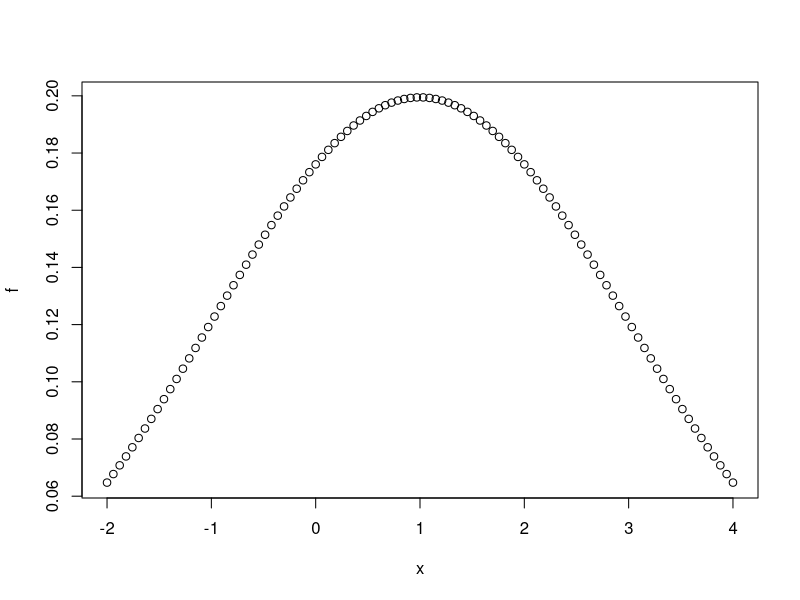
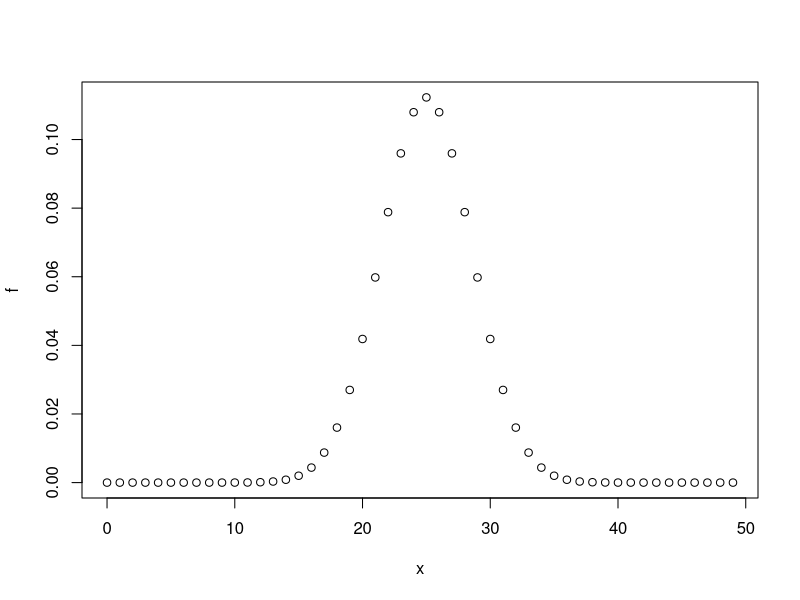

Source code (R) for these figures, in order:


#Ejercicio 1

nombre <- "Manuel peiró Agulló"
estatura <- 1.96
num_leng <- "C, C++, Java, SQL"
fumador <- FALSE

class(nombre)
class(estatura)
class(num_leng)
class(fumador)
#--------------------------------------------------

#Ejercicio 2

numeros <- c(0:29)
numeros_condicion <- c((pares_buenos <- (pares <- numeros[(numeros %% 2 == 0)])[(pares <- numeros[(numeros %% 2 == 0)]) < 10]), (impares_buenos <- (impares <- numeros[(!numeros %% 2 == 0)])[(impares <- numeros[(!numeros %% 2 == 0)]) > 20]))

#---------------------------------------------------

#Ejercicio 3

progresion <- c((2*3)^(a <- c(0:10)))
indice <- progresion[(progresion %% 9 == 0)]
indices_condicion <- which((indice <- progresion[(progresion %% 9 == 0)]) < 100)

#------------------------------------------------------------

#Ejercicio 4

#a)
x <- seq(-2, 4, length.out = 100)
f <- dnorm(x, mean = 1, sd = 2, log = FALSE)
plot(x,f)

#b)
x <- 0:49
f <- dbinom(x, 50, 0.5, log = FALSE)
plot(x,f)

#------------------------------------------------------------


















